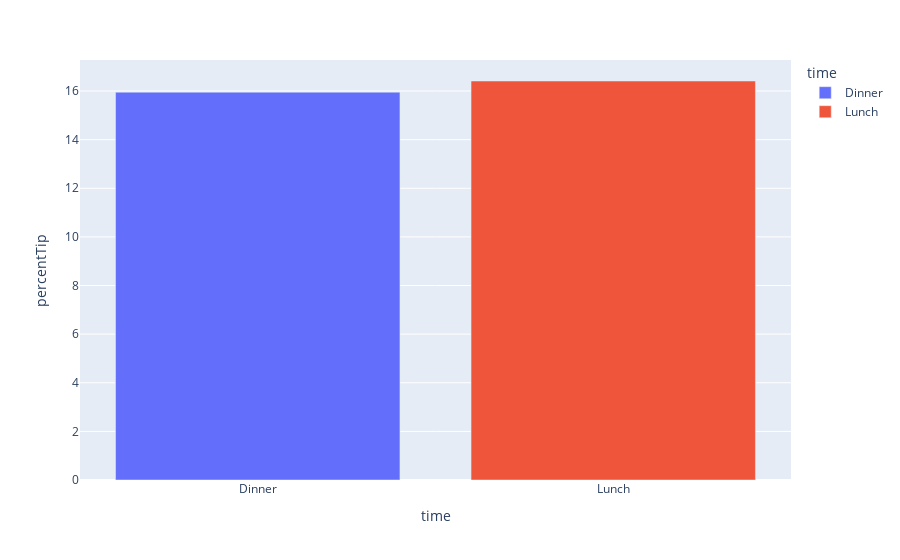

The cell this chart's notebook holds for it:
### Code cell
data2 = df.copy(deep=True)
data2 = data2.groupby('time', as_index=False)['percentTip'].mean()
fig = px.bar(data_frame = data2, x="time", y="percentTip", color= "time")
fig.show()

### Figure 1 — Plotly figure (JSON) as saved in the notebook; plotly's stock layout.template omitted (floating-point values rounded to 4 significant figures)
{"data": [{"alignmentgroup": "True", "hovertemplate": "time=%{x}<br>percentTip=%{y}<extra></extra>", "legendgroup": "Dinner", "marker": {"color": "#636efa", "pattern": {"shape": ""}}, "name": "Dinner", "offsetgroup": "Dinner", "orientation": "v", "showlegend": true, "textposition": "auto", "type": "bar", "x": ["Dinner"], "xaxis": "x", "y": [15.95], "yaxis": "y"}, {"alignmentgroup": "True", "hovertemplate": "time=%{x}<br>percentTip=%{y}<extra></extra>", "legendgroup": "Lunch", "marker": {"color": "#EF553B", "pattern": {"shape": ""}}, "name": "Lunch", "offsetgroup": "Lunch", "orientation": "v", "showlegend": true, "textposition": "auto", "type": "bar", "x": ["Lunch"], "xaxis": "x", "y": [16.41], "yaxis": "y"}], "layout": {"barmode": "relative", "legend": {"title": {"text": "time"}, "tracegroupgap": 0}, "margin": {"t": 60}, "xaxis": {"anchor": "y", "categoryarray": ["Dinner", "Lunch"], "categoryorder": "array", "domain": [0, 1], "title": {"text": "time"}}, "yaxis": {"anchor": "x", "domain": [0, 1], "title": {"text": "percentTip"}}}}
